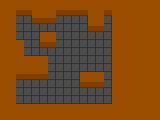

This game map was drawn from its Tiled (.tmx) file and the tilesets committed beside it. A one-line description and the full map source follow:
An orthogonal 20x15 tile map with 8x8 px tiles, 1 tile layer (Tile Layer 1), 2 tilesets and 4 objects.

<map version="1.0" orientation="orthogonal" width="20" height="15" tilewidth="8" tileheight="8">
 <tileset firstgid="1" name="leveltiles" tilewidth="8" tileheight="8">
  <image source="../graphics/leveltiles.png" width="32" height="8" />
 </tileset>
 <tileset firstgid="5" name="entitytiles" tilewidth="8" tileheight="8">
  <image source="../raw/entitytiles.png" width="56" height="16" />
 </tileset>
 <layer name="Tile Layer 1" width="20" height="15">
  <data encoding="csv">
4,4,4,4,4,4,4,4,4,4,4,4,4,4,4,4,4,4,4,4,
4,4,3,3,4,4,4,3,3,3,3,4,4,3,4,4,4,4,4,4,
4,4,2,2,3,3,3,2,2,2,2,4,4,2,4,4,4,4,4,4,
4,4,2,2,2,2,2,2,2,2,2,3,3,2,4,4,4,4,4,4,
4,4,2,2,2,4,4,2,2,2,2,2,2,2,4,4,4,4,4,4,
4,4,4,2,2,3,3,2,2,2,2,2,2,2,4,4,4,4,4,4,
4,4,4,2,2,2,2,2,2,2,2,2,2,2,4,4,4,4,4,4,
4,4,4,4,4,4,2,2,2,2,2,2,2,2,4,4,4,4,4,4,
4,4,4,4,4,4,2,2,2,2,2,2,2,2,4,4,4,4,4,4,
4,4,3,3,3,3,2,2,2,2,4,4,4,2,4,4,4,4,4,4,
4,4,2,2,2,2,2,2,2,2,3,3,3,2,4,4,4,4,4,4,
4,4,2,2,2,2,2,2,2,2,2,2,2,2,4,4,4,4,4,4,
4,4,2,2,2,2,2,2,2,2,2,2,2,2,4,4,4,4,4,4,
4,4,4,4,4,4,4,4,4,4,4,4,4,4,4,4,4,4,4,4,
4,4,4,4,4,4,4,4,4,4,4,4,4,4,4,4,4,4,4,4
</data>
 </layer>
 <objectgroup name="Object Layer 1" width="20" height="15">
  <object gid="12" x="72" y="56" />
  <object gid="11" x="97" y="56" />
  <object gid="13" x="64" y="56" />
  <object gid="6" x="40" y="56" />
 </objectgroup>
</map>
